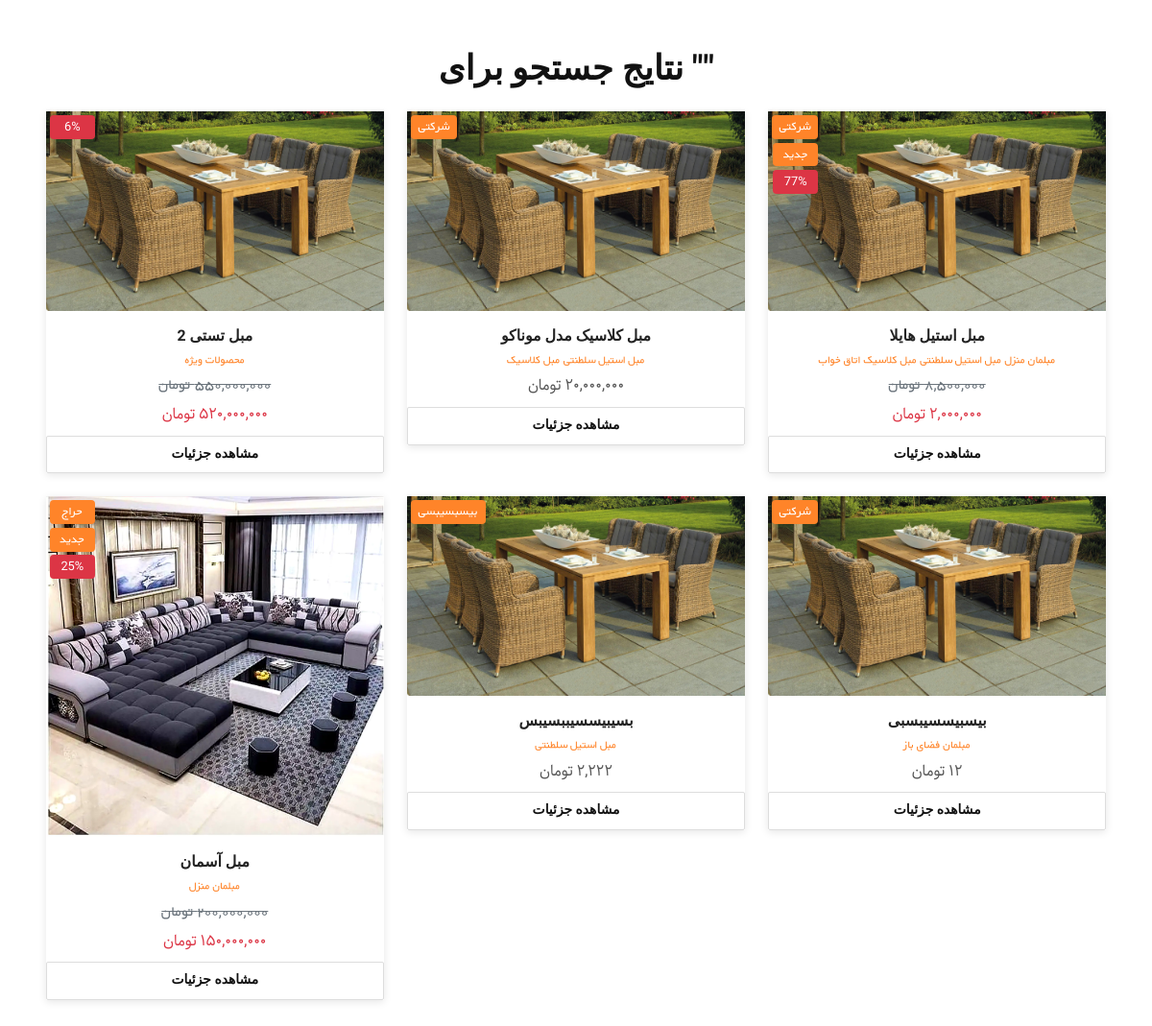
Page /products/search/ on the earlier database version.
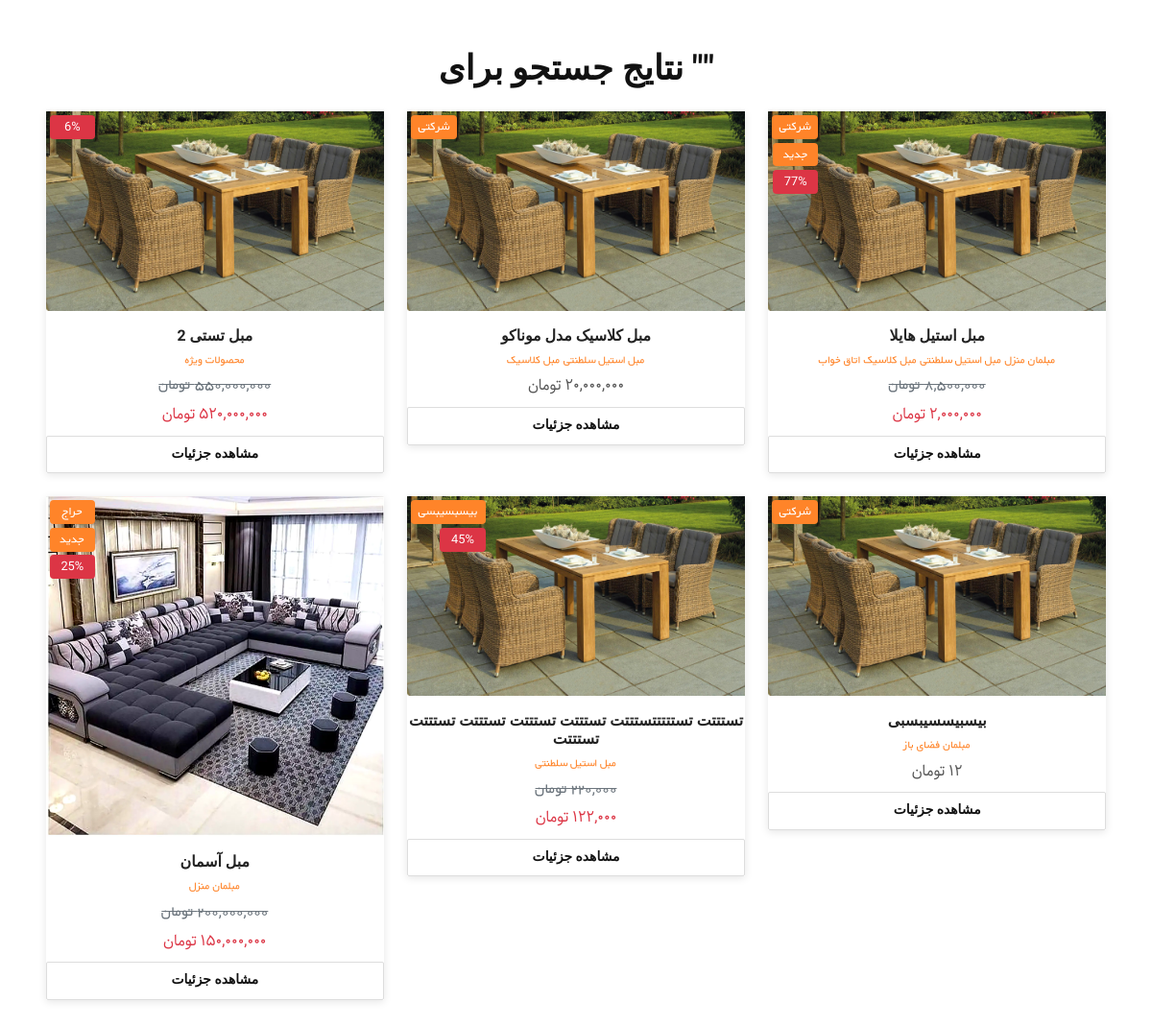
Same page on the later database version.
### product_module/models.py (models this page shows, shortened)
class Product(models.Model):
    title = models.CharField(max_length=300, verbose_name='نام محصول')
    product_quantity = models.BooleanField(verbose_name='موجودی محصول', default=True, null=True)
    image = models.ImageField(upload_to='images/products', null=True, blank=True, verbose_name='تصویر محصول')
    category = models.ManyToManyField(ProductCategory, related_name='product_categories', verbose_name='دسته بندی ها')
    discount_price = models.IntegerField(verbose_name='قیمت تخفیف', null=True)
    price = models.IntegerField(verbose_name='قیمت اصلی')
    cheque_price = models.IntegerField(null=True, blank=True, verbose_name='قیمت چکی')
    slug = models.SlugField(default="", null=False, db_index=True, blank=True, max_length=200, unique=True, verbose_name='عنوان در url', allow_unicode=True)
    short_description = RichTextField(null=True, blank=True, verbose_name='توضیح کوتاه')
    description = RichTextField(null=True, blank=True, verbose_name='توضیح کامل')
    badge_text = models.CharField(max_length=50, null=True, blank=True, verbose_name='متن بج (نشان)')
    is_new = models.BooleanField(
        default=False,
        verbose_name='محصول جدید؟',
        help_text='اگر این تیک فعال باشد، بج "جدید" زیر بج اصلی نمایش داده می‌شود.'
    )
    is_discount_active = models.BooleanField(verbose_name='تخفیف فعال است؟', default=False, help_text='اگر مایل به نمایش این تخفیف در سایت هستید این تیک را بزنید.')
    is_active = models.BooleanField(default=False, verbose_name='فعال / غیرفعال')
    is_delete = models.BooleanField(verbose_name='حذف شده / نشده')
    has_custom_options = models.BooleanField(
        default=False,
        verbose_name='آیا این محصول نیاز به مشخصات انتخابی دارد؟'
    )
    def get_absolute_url(self):
        return reverse('product_detail', args=[self.slug])
    def discount_percent(self):
        if self.is_discount_active and self.price and self.discount_price:
            try:
                discount = 100 - int((self.discount_price / self.price) * 100)
                return discount
            except ZeroDivisionError:
                return 0
        return None
    class Meta:
        verbose_name = 'محصول'
        verbose_name_plural = 'محصولات'

### product_module/views.py (the view)
# urls.py: path('search/', views.search, name='search'),
def search(request):
    query = request.GET.get('q', '').strip()
    products = Product.objects.filter(title__icontains=query, is_active=True, is_delete=False)
    return render(request, 'components/search.html', {
        'query': query,
        'products': products  # ✅ this matches your template
    })

### polls/templatetags/poll_extras.py (called while the page is built)
def to_persian_numbers(text):
    persian_digits = '۰۱۲۳۴۵۶۷۸۹'
    english_digits = '0123456789'
    translation_table = str.maketrans(english_digits, persian_digits)
    return str(text).translate(translation_table)

@register.filter(name='three_digits_currency')
def three_digits_currency(value: int):
    formatted_value = '{:,}'.format(value) + ' تومان'
    return to_persian_numbers(formatted_value)

### site_module/context_processors.py (called while the page is built)
def site_settings(request):
    try:
        site_settings = SiteSettings.objects.filter(is_main_settings=True).first()
        return {
            'site_settings': site_settings
        }
    except Exception:
        return {
            'site_settings': None
        }

### product_module/templates/components/search.html (shortened to what the changed rows need)
{% extends 'shared/_layout.html' %}
{% load poll_extras %}
{% block content %}
<div class="container">
    <h2 class="mb-4 text-center mt-50">نتایج جستجو برای "{{ query }}"</h2>
    <div class="shop-main-area mb-40" dir="rtl">
        <div class="tab-content" id="nav-tabContent">
            <div class="tab-pane fade show active" id="tab1">
                <div class="row">
                    {% for product in products %}
                    <div class="col-xl-4 col-md-6 col-sm-12">
                        <div class="product__item mb-4">
                            <div class="product__thumb w-img fix">
                                <a href="{{ product.get_absolute_url }}">
                                   {% if product.images.all %}
                                    {% with main_image=product.images.first %}
                                     {% if main_image.alt_text %}
                                      <img id="main-product-image" src="{{ main_image.image.url }}" alt="{{ main_image.alt_text }}" class="img-fluid">
                                     {% else %}
                                      <img id="main-product-image" src="{{ main_image.image.url }}" alt="{{ product.title }}" class="img-fluid">
                                     {% endif %}
                                    {% endwith %}
                                   {% elif product.image %}
                                     <img id="main-product-image" src="{{ product.image.url }}" alt="{{ product.title }}" class="img-fluid">
                                   {% endif %}
                                </a>
                                {% if product.badge_text or product.is_new or product.discount_percent %}
                                <div class="product__flash-4 d-flex flex-column align-items-start gap-1">
                                    {% if product.badge_text %}
                                        <span class="badge badge-neutral rect-badge">{{ product.badge_text }}</span>
                                    {% endif %}
                                    {% if product.discount_percent %}
                                        <span class="badge badge-danger rect-badge titr-font">{{ product.discount_percent }}%</span>
                                    {% endif %}
                                </div>
                                {% endif %}
                            </div>
                            <div class="product__conten text-center mt-3">
                                <h3 class="product__title">
                                    <a href="{{ product.get_absolute_url }}">{{ product.title }}</a>
                                </h3>
                                <div class="product__tag product__tag-4 text-center">
                                    {% for cat in product.category.all %}
                                        <span><a href="#">{{ cat.title }}</a></span>
                                    {% endfor %}
                                </div>
                                <div class="product__price product__price-4 mb-10 text-center">
                                    {% if product.is_discount_active and product.discount_price %}
                                        <del class="d-block text-muted mb-1">{{ product.price|three_digits_currency }}</del>
                                        <span class="price text-danger d-block">{{ product.discount_price|three_digits_currency }}</span>
                                    {% else %}
                                        <span class="price d-block">{{ product.price|three_digits_currency }}</span>
                                    {% endif %}
                                </div>
                                <div class="product__select-button">
                                    <a href="{{ product.get_absolute_url }}" class="select-btn w-100">مشاهده جزئیات</a>
                                </div>
                            </div>
                        </div>
                    </div>
                    {% empty %}
                    <div class="col-12">
                        <p class="text-center">محصولی برای نمایش وجود ندارد.</p>
                    </div>
                    {% endfor %}
                </div>
            </div>
        </div>
    </div>
</div>
{% endblock %}

Differences in the rows shown:
changed Product "بیسبسیبسی": is_discount_active False → True (drawn); discount_percent (not shown) → "45"; title "بسیبیسسیببسیبس" → "تستتتت تستتتتتستتتت تستتتت تستتتت تستتتت تستتتت تستتتت"; discount_price|three_digits_currency (not shown) → "۱۲۲,۰۰۰ تومان"; price|three_digits_currency "۲,۲۲۲ تومان" → "۲۲۰,۰۰۰ تومان"
